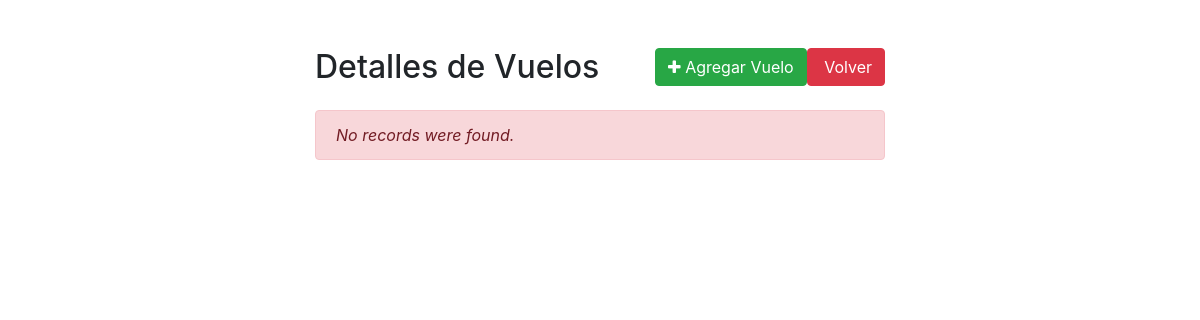
/listaVuelos.php, run on an earlier commit of the app's database.
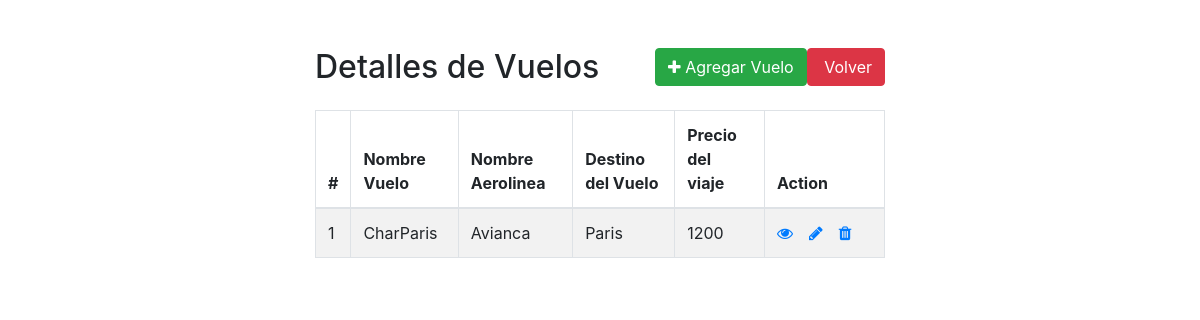
And on a later commit of the database.
### tables this page shows
CREATE TABLE `vuelos` (
  `idVuelo` int(11) NOT NULL,
  `nombreVuelo` varchar(100) NOT NULL,
  `nombreAerolinea` varchar(255) NOT NULL,
  `destinoVuelo` varchar(255) NOT NULL,
  `precioVuelo` int(10) NOT NULL
);

### listaVuelos.php (the view, shortened to what this page needs)
<!DOCTYPE html>
<html lang="en">
<head>
    <link rel="stylesheet" href="https://stackpath.bootstrapcdn.com/bootstrap/4.5.2/css/bootstrap.min.css">
    <link rel="stylesheet" href="https://maxcdn.bootstrapcdn.com/font-awesome/4.7.0/css/font-awesome.min.css">
</head>
<body>
    <div class="wrapper">
        <div class="container-fluid">
            <div class="row">
                <div class="col-md-12">
                    <div class="mt-5 mb-3 clearfix">
                        <h2 class="pull-left">Detalles de Vuelos</h2>
                        <a href="welcome.php" class="btn btn-danger pull-right"><i class="fa fa-back"></i> Volver</a>
                        <a href="createVuelos.php" class="btn btn-success pull-right"><i class="fa fa-plus"></i> Agregar Vuelo</a>
                    </div>
                    <?php
                    require_once "config.php";
                    $sql = "SELECT * FROM vuelos";
                    if($result = $pdo->query($sql)){
                        if($result->rowCount() > 0){
                            echo '<table class="table table-bordered table-striped">';
                                echo "<thead>";
                                    echo "<tr>";
                                        echo "<th>#</th>";
                                        echo "<th>Nombre Vuelo</th>";
                                        echo "<th>Nombre Aerolinea</th>";
                                        echo "<th>Destino del Vuelo</th>";
                                        echo "<th>Precio del viaje</th>";
                                        echo "<th>Action</th>";
                                    echo "</tr>";
                                echo "</thead>";
                                echo "<tbody>";
                                while($row = $result->fetch()){
                                    echo "<tr>";
                                        echo "<td>" . $row['idVuelo'] . "</td>";
                                        echo "<td>" . $row['nombreVuelo'] . "</td>";
                                        echo "<td>" . $row['nombreAerolinea'] . "</td>";
                                        echo "<td>" . $row['destinoVuelo'] . "</td>";
                                        echo "<td>" . $row['precioVuelo'] . "</td>";
                                        echo "<td>";
                                            echo '<a href="readVuelos.php?idVuelo='. $row['idVuelo'] .'" class="mr-3" title="View Record" data-toggle="tooltip"><span class="fa fa-eye"></span></a>';
                                            echo '<a href="updateVuelos.php?idVuelo='. $row['idVuelo'] .'" class="mr-3" title="Update Record" data-toggle="tooltip"><span class="fa fa-pencil"></span></a>';
                                            echo '<a href="deleteVuelos.php?idVuelo='. $row['idVuelo'] .'" title="Delete Record" data-toggle="tooltip"><span class="fa fa-trash"></span></a>';
                                        echo "</td>";
                                    echo "</tr>";
                                }
                                echo "</tbody>";
                            echo "</table>";
                        } else{
                            echo '<div class="alert alert-danger"><em>No records were found.</em></div>';
                        }
                    } else{
                        echo "Oops! Something went wrong. Please try again later.";
                    }
                    ?>
                </div>
            </div>
        </div>
    </div>
</body>
</html>

What changed in the data, as far as the page shows it:
added vuelos: idVuelo "1", nombreVuelo "CharParis", nombreAerolinea "Avianca", destinoVuelo "Paris", precioVuelo "1200"
Also different on the page:
text no longer shown: "No records were found."
text now shown: "# Nombre Vuelo Nombre Aerolinea Destino del Vuelo Precio del viaje Action"
